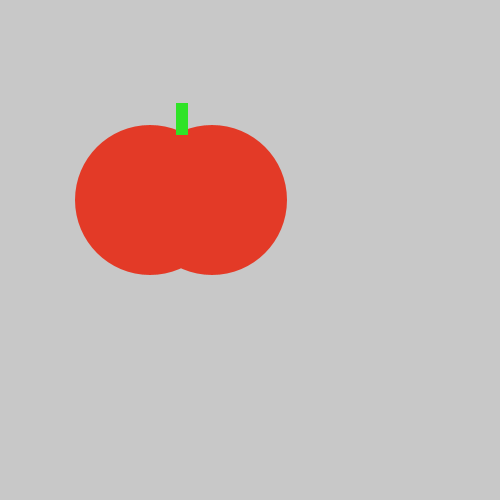
Frame 1 (no input)
Frame 60 (the mouse pressed at the canvas centre just before this capture): identical to frame 1, image omitted
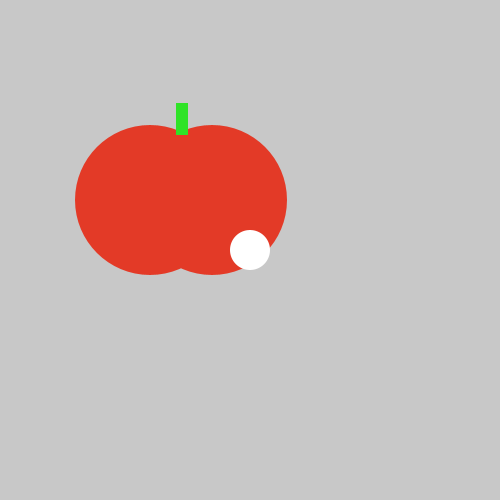
Frame 120 (the mouse held since frame 60 and released just before this capture)

The Processing sketch that drew these frames (run headless with seeded random() and noise(); from frame 60 on, the mouse is pressed at the canvas centre):

// Processing sketch: tasty_tomato
// ── tasty_tomato.pde
void setup() {
    size(500, 500);
}
void draw() {
    background(200, 200, 200);
    noStroke();
    fill(#E33A27);
    ellipse(150, 200, 150, 150);
    ellipse(212, 200, 150, 150);
    fill(#2FE327);
    rect(176, 103, 12, 32);
    if(mousePressed) {
      fill(#FFFFFF);
      ellipse(mouseX, mouseY, 40, 40); }
}
